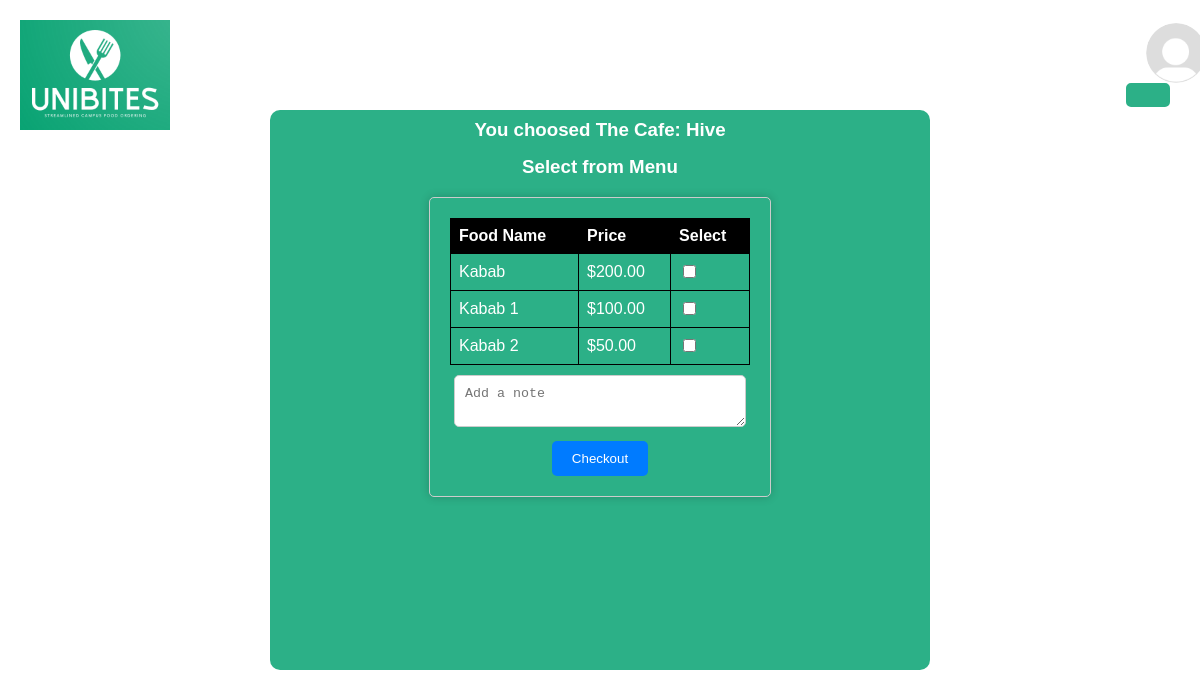
The page /cafe/1/ (signed in) on the database as committed earlier.
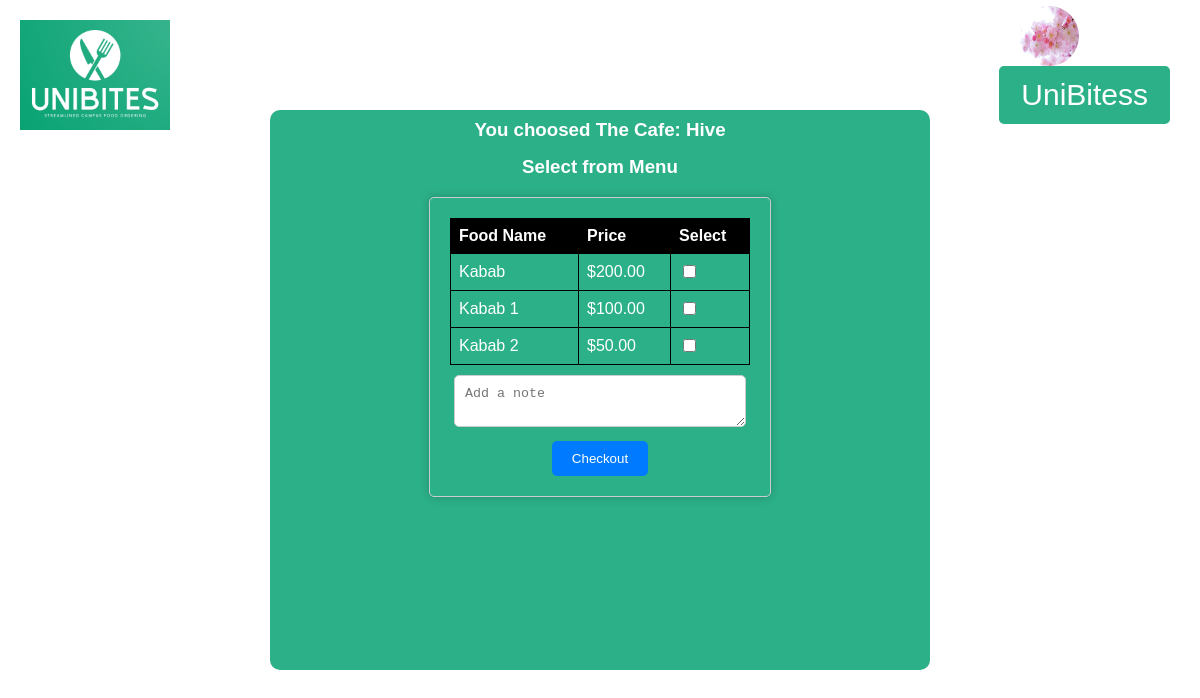
The same page on the database as committed later.
### accounts/models.py (models this page shows)
class User(AbstractUser):
    profile_image = models.ImageField(upload_to = 'images', null=True)

### App/views.py (the view)
# urls.py: path('cafe/<int:cafe_id>/', food_list, name='food_list'),
def food_list(request, cafe_id):
    cafe = Cafe.objects.get(pk=cafe_id)
    food_items = FoodItem.objects.filter(cafe=cafe)
    return render(request, 'app/food_list.html', {'cafe': cafe, 'food_items': food_items})

### App/templates/app/food_list.html (shortened to what this page needs)
{% load static %}
<!DOCTYPE html>
<html lang="en">
<head>
<link rel="stylesheet" href="{% static 'app/style.css' %}">
</head>
<body>
  <div class="header">
    <img src="{% static 'app/logo.png' %}" alt="Logo" class="logo">
    <div class="profile-container">
      {% if user.profile_image %}
      <img src="{{user.profile_image.url}}" alt="Profile Picture" class="profile-pic">
      {% else %}
      <img src="{% static 'app/profile-pic.jpg' %}" alt="Profile Picture" class="profile-pic">
      {% endif %}
      <button class="login-button">{{user.first_name}}</button>
    </div>
  </div>
<div class="container">
  <div class="content-box">
    <h3>    <p class="description">You choosed The Cafe: {{cafe.name}}
    </p></h3><br>
    <h3>    <p class="description">Select from Menu
    </p></h3>
    <form method="post" action="{% url 'app:checkout' cafe.id %}">
    <table>
      <tr>
        <th>Food Name</th>
        <th>Price</th>
        <th>Select</th>
      </tr>
      {% for food_item in food_items %}
      <tr>
        <td>{{ food_item.name }}<td>${{ food_item.price }}</td> <td><input type="checkbox" name="food" value="{{ food_item.id }}"></td></td>
      </tr>
     {% endfor %}
    </table>
    <textarea name="note" placeholder="Add a note"></textarea>
    <button type="submit">Checkout</button>
</form>
  </div>
</div>
</body>
</html>

Rows that differ between the two databases and show on the page:
now on this page (row edited): User: profile_image (picture), first_name "UniBitess"
